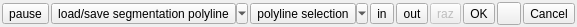
<?xml version="1.0" encoding="UTF-8"?>
<ui version="4.0">
 <class>GraphicalSegmentationDlg</class>
 <widget class="QDialog" name="GraphicalSegmentationDlg">
  <property name="geometry">
   <rect>
    <x>0</x>
    <y>0</y>
    <width>251</width>
    <height>26</height>
   </rect>
  </property>
  <property name="sizePolicy">
   <sizepolicy hsizetype="Fixed" vsizetype="Fixed">
    <horstretch>0</horstretch>
    <verstretch>0</verstretch>
   </sizepolicy>
  </property>
  <property name="windowTitle">
   <string>区域选择</string>
  </property>
  <layout class="QHBoxLayout">
   <property name="spacing">
    <number>2</number>
   </property>
   <property name="leftMargin">
    <number>2</number>
   </property>
   <property name="topMargin">
    <number>2</number>
   </property>
   <property name="rightMargin">
    <number>2</number>
   </property>
   <property name="bottomMargin">
    <number>2</number>
   </property>
   <item>
    <widget class="QToolButton" name="pauseButton">
     <property name="toolTip">
      <string>暂停分段（空格）</string>
     </property>
     <property name="statusTip">
      <string>暂停（允许旋转/平移三维视图）</string>
     </property>
     <property name="text">
      <string>pause</string>
     </property>
     <property name="icon">
      <iconset resource="../icones.qrc">
       <normaloff>:/CC/images/smallPause.png</normaloff>:/CC/images/smallPause.png</iconset>
     </property>
     <property name="checkable">
      <bool>true</bool>
     </property>
     <property name="checked">
      <bool>false</bool>
     </property>
    </widget>
   </item>
   <item>
    <widget class="QToolButton" name="loadSaveToolButton">
     <property name="toolTip">
      <string>加载/保存多边折线</string>
     </property>
     <property name="text">
      <string>load/save segmentation polyline</string>
     </property>
     <property name="icon">
      <iconset resource="../icones.qrc">
       <normaloff>:/CC/images/dbPolylineSymbol.png</normaloff>:/CC/images/dbPolylineSymbol.png</iconset>
     </property>
     <property name="popupMode">
      <enum>QToolButton::MenuButtonPopup</enum>
     </property>
    </widget>
   </item>
   <item>
    <widget class="QToolButton" name="selectionModelButton">
     <property name="toolTip">
      <string>多边形选择模式(Tab)</string>
     </property>
     <property name="text">
      <string>polyline selection</string>
     </property>
     <property name="icon">
      <iconset resource="../icones.qrc">
       <normaloff>:/CC/images/smallPolygonSelect.png</normaloff>:/CC/images/smallPolygonSelect.png</iconset>
     </property>
     <property name="popupMode">
      <enum>QToolButton::MenuButtonPopup</enum>
     </property>
    </widget>
   </item>
   <item>
    <widget class="QToolButton" name="inButton">
     <property name="toolTip">
      <string>取内部</string>
     </property>
     <property name="statusTip">
      <string>区选 (保持点在内部)</string>
     </property>
     <property name="text">
      <string>in</string>
     </property>
     <property name="icon">
      <iconset resource="../icones.qrc">
       <normaloff>:/CC/images/smallSegmentIn.png</normaloff>:/CC/images/smallSegmentIn.png</iconset>
     </property>
    </widget>
   </item>
   <item>
    <widget class="QToolButton" name="outButton">
     <property name="toolTip">
      <string>取外部</string>
     </property>
     <property name="statusTip">
      <string>区选 (保持点在外部)</string>
     </property>
     <property name="text">
      <string>out</string>
     </property>
     <property name="icon">
      <iconset resource="../icones.qrc">
       <normaloff>:/CC/images/smallSegmentOut.png</normaloff>:/CC/images/smallSegmentOut.png</iconset>
     </property>
    </widget>
   </item>
   <item>
    <widget class="QToolButton" name="razButton">
     <property name="enabled">
      <bool>false</bool>
     </property>
     <property name="toolTip">
      <string>清除已选</string>
     </property>
     <property name="statusTip">
      <string>Clear segmentation</string>
     </property>
     <property name="text">
      <string>raz</string>
     </property>
     <property name="icon">
      <iconset resource="../icones.qrc">
       <normaloff>:/CC/images/smallReset.png</normaloff>:/CC/images/smallReset.png</iconset>
     </property>
    </widget>
   </item>
   <item>
    <widget class="QToolButton" name="validButton">
     <property name="toolTip">
      <string>确认(Enter)</string>
     </property>
     <property name="statusTip">
      <string>确认</string>
     </property>
     <property name="text">
      <string>OK</string>
     </property>
     <property name="icon">
      <iconset resource="../icones.qrc">
       <normaloff>:/CC/images/smallValidate.png</normaloff>:/CC/images/smallValidate.png</iconset>
     </property>
    </widget>
   </item>
   <item>
    <widget class="QToolButton" name="validAndDeleteButton">
     <property name="toolTip">
      <string>确认并删除隐藏点（Del）</string>
     </property>
     <property name="statusTip">
      <string>确认并删除隐藏点</string>
     </property>
     <property name="icon">
      <iconset resource="../icones.qrc">
       <normaloff>:/CC/images/smallTrash.png</normaloff>:/CC/images/smallTrash.png</iconset>
     </property>
    </widget>
   </item>
   <item>
    <widget class="QToolButton" name="cancelButton">
     <property name="toolTip">
      <string>取消 (Esc)</string>
     </property>
     <property name="statusTip">
      <string>取消</string>
     </property>
     <property name="text">
      <string>Cancel</string>
     </property>
     <property name="icon">
      <iconset resource="../icones.qrc">
       <normaloff>:/CC/images/smallCancel.png</normaloff>:/CC/images/smallCancel.png</iconset>
     </property>
    </widget>
   </item>
  </layout>
  <action name="actionSetRectangularSelection">
   <property name="icon">
    <iconset resource="../icones.qrc">
     <normaloff>:/CC/images/smallRectangleSelect.png</normaloff>:/CC/images/smallRectangleSelect.png</iconset>
   </property>
   <property name="text">
    <string>Rectangular selection</string>
   </property>
   <property name="toolTip">
    <string>Activates rectangular selection</string>
   </property>
  </action>
  <action name="actionSetPolylineSelection">
   <property name="icon">
    <iconset resource="../icones.qrc">
     <normaloff>:/CC/images/smallPolygonSelect.png</normaloff>:/CC/images/smallPolygonSelect.png</iconset>
   </property>
   <property name="text">
    <string>Polygonal selection</string>
   </property>
   <property name="toolTip">
    <string>Activaites polyline selection</string>
   </property>
  </action>
  <action name="actionUseExistingPolyline">
   <property name="icon">
    <iconset resource="../icones.qrc">
     <normaloff>:/CC/images/dbPolylineSymbol.png</normaloff>:/CC/images/dbPolylineSymbol.png</iconset>
   </property>
   <property name="text">
    <string>Use existing polyline</string>
   </property>
   <property name="toolTip">
    <string>Import polyline from DB for segmentation</string>
   </property>
  </action>
  <action name="actionExportSegmentationPolyline">
   <property name="icon">
    <iconset resource="../icones.qrc">
     <normaloff>:/CC/images/ccSave.png</normaloff>:/CC/images/ccSave.png</iconset>
   </property>
   <property name="text">
    <string>Export segmentation polyline</string>
   </property>
   <property name="toolTip">
    <string>Export segmentation polyline as new entity</string>
   </property>
  </action>
  <zorder>pauseButton</zorder>
  <zorder>loadSaveToolButton</zorder>
  <zorder>inButton</zorder>
  <zorder>outButton</zorder>
  <zorder>razButton</zorder>
  <zorder>validButton</zorder>
  <zorder>validAndDeleteButton</zorder>
  <zorder>cancelButton</zorder>
  <zorder>selectionModelButton</zorder>
 </widget>
 <resources>
  <include location="../icones.qrc"/>
 </resources>
 <connections/>
</ui>
